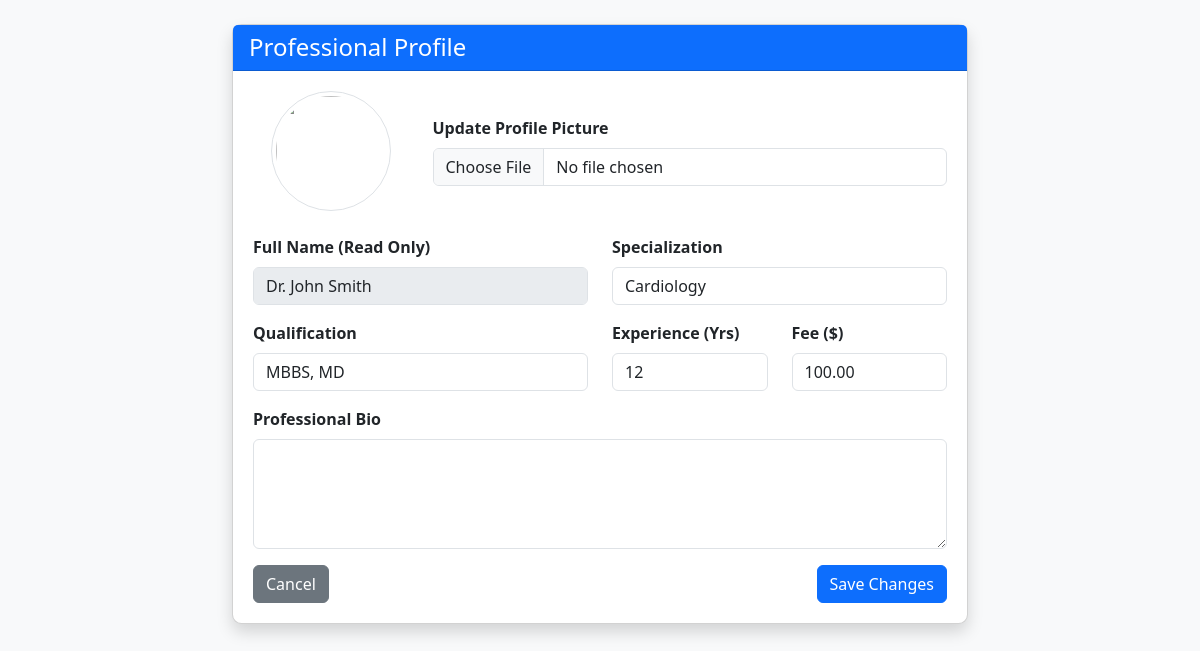
Page /doctor/profile.php (signed in) on the committed database.
### tables this page shows
CREATE TABLE `doctors` (
  `doctor_id` INT PRIMARY KEY AUTO_INCREMENT,
  `user_id` INT NOT NULL,
  `full_name` VARCHAR(100) NOT NULL,
  `specialization` VARCHAR(100) NOT NULL,
  `qualification` VARCHAR(100) NOT NULL,
  `experience_years` INT DEFAULT 0,
  `consultation_fee` DECIMAL(10,2) NOT NULL,
  `profile_image` VARCHAR(255),
  `bio` TEXT,
  `status` ENUM('active', 'inactive', 'suspended') DEFAULT 'active',
  FOREIGN KEY (`user_id`) REFERENCES `users`(`user_id`) ON DELETE CASCADE
);

### includes/doctor_header.php (called while the page is built, shortened)
<?php
$user_id = Auth::user();
$db = Database::getInstance()->getConnection();
$stmt = $db->prepare("SELECT * FROM doctors WHERE user_id = ?");
$stmt->execute([$user_id]);
$doctor = $stmt->fetch();
?>

### doctor/profile.php (the view, shortened to what this page needs)
<?php
require_once '../includes/doctor_header.php';
?>
<!DOCTYPE html>
<html lang="en">
<head>
    <link href="https://cdn.jsdelivr.net/npm/bootstrap@5.3.0/dist/css/bootstrap.min.css" rel="stylesheet">
</head>
<body class="bg-light">
<div class="container mt-4">
    <div class="row justify-content-center">
        <div class="col-md-8">
            <div class="card shadow">
                <div class="card-header bg-primary text-white">
                    <h4 class="mb-0">Professional Profile</h4>
                </div>
                <div class="card-body">
                    <form method="POST" enctype="multipart/form-data">
                        <div class="row mb-4 align-items-center">
                            <div class="col-md-3 text-center">
                                <?php
                                    $img = $doctor['profile_image'] ? '../uploads/' . $doctor['profile_image'] : '../assets/images/default_doctor.png';
                                ?>
                                <img src="<?php echo $img; ?>" class="rounded-circle img-thumbnail" style="width: 120px; height: 120px; object-fit: cover;">
                            </div>
                            <div class="col-md-9">
                                <label class="form-label">Update Profile Picture</label>
                                <input type="file" name="profile_image" class="form-control">
                            </div>
                        </div>
                        <div class="row mb-3">
                            <div class="col-md-6">
                                <label class="form-label">Full Name (Read Only)</label>
                                <input type="text" class="form-control" value="<?php echo htmlspecialchars($doctor['full_name']); ?>" disabled>
                            </div>
                            <div class="col-md-6">
                                <label class="form-label">Specialization</label>
                                <input type="text" name="specialization" class="form-control" value="<?php echo htmlspecialchars($doctor['specialization']); ?>" required>
                            </div>
                        </div>
                        <div class="row mb-3">
                            <div class="col-md-6">
                                <label class="form-label">Qualification</label>
                                <input type="text" name="qualification" class="form-control" value="<?php echo htmlspecialchars($doctor['qualification']); ?>" required>
                            </div>
                            <div class="col-md-3">
                                <label class="form-label">Experience (Yrs)</label>
                                <input type="number" name="experience_years" class="form-control" value="<?php echo $doctor['experience_years']; ?>" required>
                            </div>
                            <div class="col-md-3">
                                <label class="form-label">Fee ($)</label>
                                <input type="number" name="consultation_fee" class="form-control" value="<?php echo $doctor['consultation_fee']; ?>" required>
                            </div>
                        </div>
                        <div class="mb-3">
                            <label class="form-label">Professional Bio</label>
                            <textarea name="bio" class="form-control" rows="4"><?php echo htmlspecialchars($doctor['bio']); ?></textarea>
                        </div>
                        <div class="d-flex justify-content-between">
                            <a href="dashboard.php" class="btn btn-secondary">Cancel</a>
                            <button type="submit" class="btn btn-primary">Save Changes</button>
                        </div>
                    </form>
                </div>
            </div>
        </div>
    </div>
</div>
</body>
</html>

### doctor/profile.php (style rules this page uses)
:root { --card-radius: .6rem; }
body { background: #f8f9fa; -webkit-font-smoothing: antialiased; -moz-osx-font-smoothing: grayscale; }
.card { border-radius: var(--card-radius); }
.form-label { font-weight: 600; }
@media (min-width: 992px) { .card-body { padding: 1.25rem; } }
input[type="number"] { max-width: 160px; }

### rows in the picture
doctors: full_name "Dr. John Smith", specialization "Cardiology", qualification "MBBS, MD", experience_years "12", consultation_fee "100.00"
